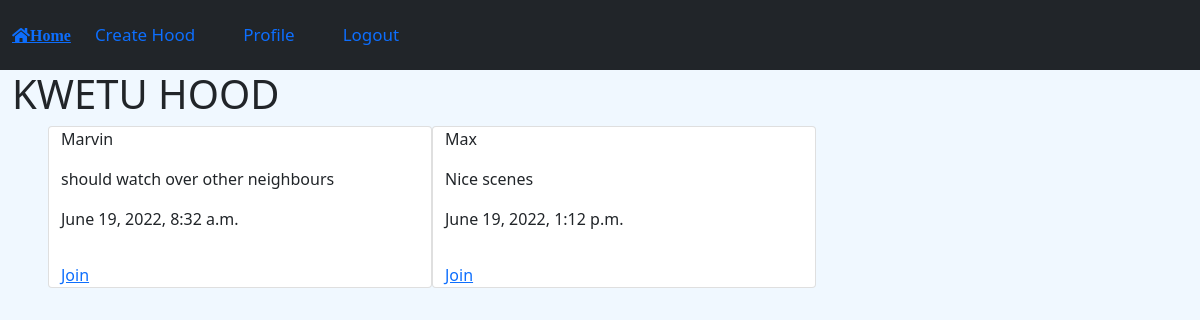
The app's page / (signed in), older data.
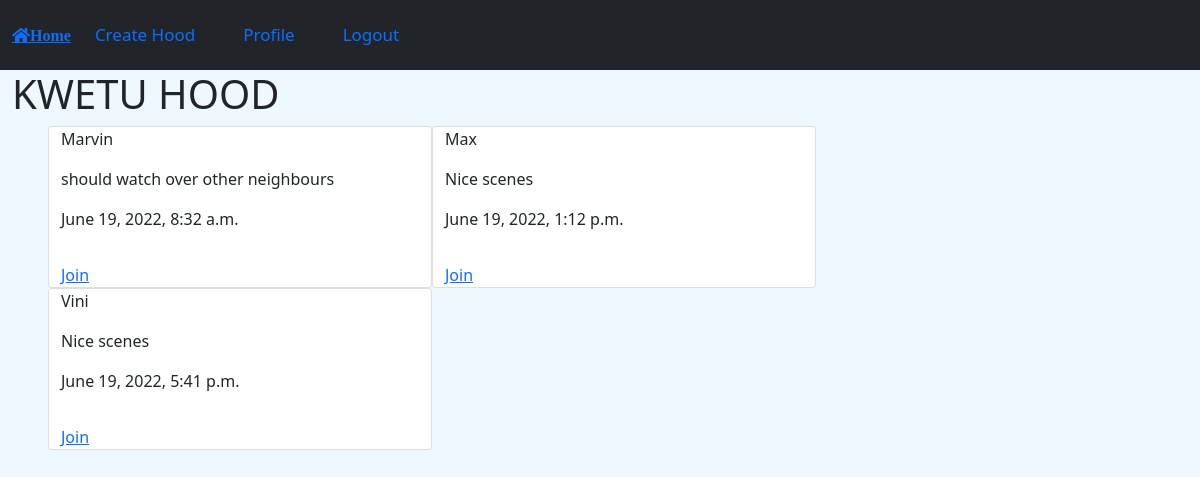
The same page, newer data.
### hood/models.py (models this page shows, shortened)
class NeighbourHood(models.Model):
    name = models.CharField(max_length=100)
    image = CloudinaryField('image')
    health_email = models.EmailField(max_length=100,default='')
    health_center=models.CharField(max_length=100,default='')
    health_contact = models.IntegerField(default=0, null=True, blank=True)
    police_email = models.EmailField(max_length=100,default='')
    police_center=models.CharField(max_length=100,default='')
    police_contact = models.IntegerField(default=0, null=True, blank=True)
    location = models.CharField(max_length=100)
    description = models.CharField(max_length=250)
    date = models.DateTimeField(auto_now=True)

### hood/views.py (the view)
# urls.py: path('',views.home,name='home'),
@login_required(login_url='login')
def home (request):
    hoods=NeighbourHood.objects.all()
    return render(request,'neighbour/home.html',{'hoods':hoods})

### hood/templates/neighbour/home.html (shortened to what this page needs)
<!DOCTYPE html>
<html lang="en">
<head>
    <link rel="stylesheet" href="https://cdn.jsdelivr.net/npm/bootstrap@5.1.3/dist/css/bootstrap.min.css"
>
    <link rel="stylesheet" href="https://use.fontawesome.com/releases/v5.6.1/css/all.css">
</head>
<body>
  <nav class="navbar navbar-expand-lg bg-dark" style="padding: 0%;">
    <div class="container-fluid">
      <a class="fas fa-home" aria-current="page" href="{% url 'home' %}">Home</a>
      <div class="collapse navbar-collapse" id="navbarText">
        <ul class="navbar-nav me-auto mb-2 mb-lg-0">
          {% if user.is_authenticated %}
          <li class="nav-item">
            <a class="nav-link" href="{% url 'community' %}">Create Hood</a>
          </li>
          <li class="nav-item">
            <a class="nav-link"   href="{% url 'profile' %}">Profile</a>
          </li>
          <li class="nav-item">
            <a class="nav-link" href="{% url 'logout' %}">Logout</a>
          </li>
        {% endif %}
    </div>
  </nav>
      {% block content %}
      <div class="container-fluid">
        <strong><h1>KWETU HOOD</h1></strong>
      <div class="row px-5" style="display:flex;flex-wrap:wrap">
        {% for hood in hoods %}
          <div class="card" style="width: 24rem;">
            <p>{{hood.name}}</p>
            <p>{{hood.description}}</p>
            <p>{{hood.date}}</p>
            <a href="{% url 'hood' %}" class="">Join</a>
          </div>
          {% endfor %}
    {% endblock content %}
</body>
</html>

### hood/templates/neighbour/home.html (style rules this page uses)
body { background-color:aliceblue; }
.nav-item { float: left; color: #f2f2f2; text-align: center; padding: 14px 16px; text-decoration: none; font-size: 17px; }

Row changes from the older to the newer data that the page shows:
added NeighbourHood: name "Vini", description "Nice scenes", date "June 19, 2022, 5:41 p.m."
